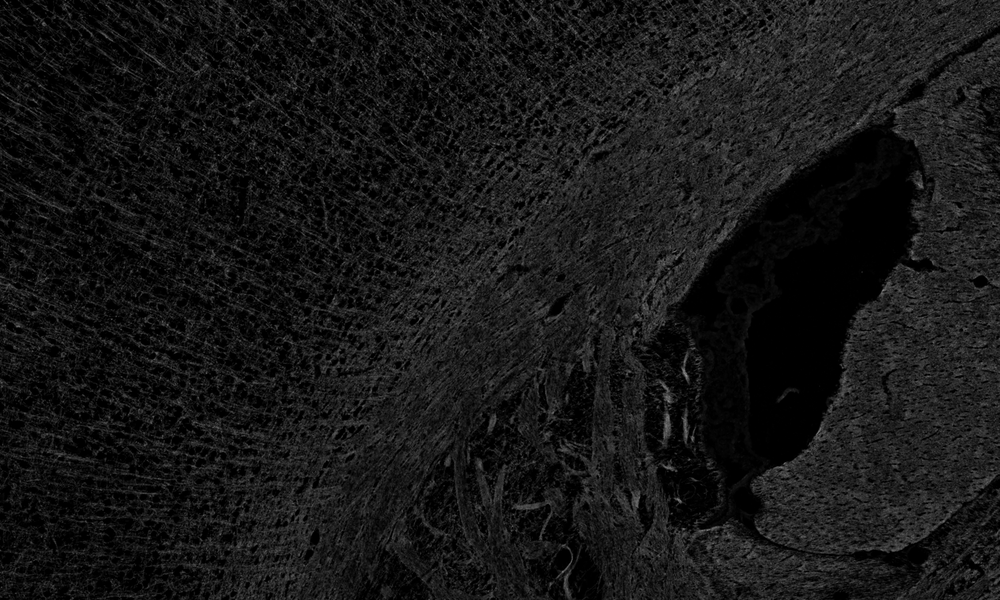
%> input picture s1_channel2.tif, 1000 x 600 px, shrunk from 1500 x 900 before the run
$ octave Optional_task1_main.m   (GNU Octave 9; MATLAB toolbox functions it lacks are replaced by stand-ins)
%> lines starting %> are read from the running program, lines starting %| are printed output that depends on the picture
%input data
data2 = imread("s1_channel2.tif");
%> data2 is the input picture: size 600x1000 uint8; min 0, max 145, mean 22.7
imshow(data2);
data2=mat2gray(data2);
%> data2: size 600x1000 double

% choose type of thresholding (hard or soft)
type = 's';


% apply 2-level DWT2D (for 2D images)
[cA1, cH1, cV1, cD1] = dwt2(data2, 'coif3'); % level - 1
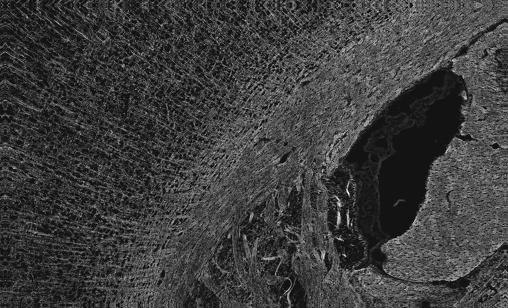
%> cA1: size 308x508 double; min -0.143, max 1.73, mean 0.313; drawn with min black and max white
[cA2, cH2, cV2, cD2] = dwt2(cA1, 'coif3'); % level - 2
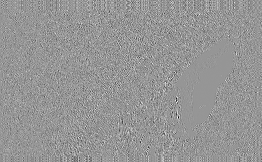
%> cV2: size 162x262 double; min -1.21, max 0.846, mean -0.000327; drawn with min black and max white


%% LEVEL - 2

% the threshold value for the wavelet coefficients of LL_2
thr3 = 0.54;

% amplify high frequency coefficients and suppress low frequency coefficients
cA2(abs(cA2)<thr3) = cA2(abs(cA2)<thr3)*2.;
cA2(abs(cA2)>=thr3) = cA2(abs(cA2)>=thr3)/2.;
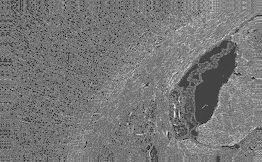
%> cA2: size 162x262 double; min -0.498, max 1.4, mean 0.388; drawn with min black and max white

% the threshold value for the wavelet coefficients of LH_2, HL_2, HH_2
thr2 = 0.1;

% amplify high frequency coefficients and suppress low frequency coefficients
cH2(abs(cH2)<thr2) = cH2(abs(cH2)<thr2)*2;
cH2(abs(cH2)>=thr2) = cH2(abs(cH2)>=thr2)/2.;
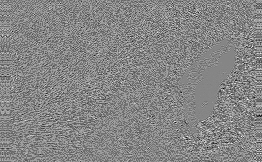
%> cH2: size 162x262 double; min -0.422, max 0.382, mean 0.000612; drawn with min black and max white

cV2(abs(cV2)<thr2) = cV2(abs(cV2)<thr2)*2;
cV2(abs(cV2)>=thr2) = cV2(abs(cV2)>=thr2)/2.;

cD2(abs(cD2)<thr2) = cD2(abs(cD2)<thr2)*2;
cD2(abs(cD2)>=thr2) = cD2(abs(cD2)>=thr2)/2.;
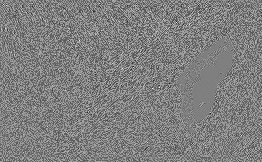
%> cD2: size 162x262 double; min -0.304, max 0.303, mean -0.000309; drawn with min black and max white

Y_cH2 = cH2;
Y_cV2 = cV2;
Y_cD2 = cD2;

%% LEVEL - 1

% the threshold value for the wavelet coefficients of LH_1, HL_1, HH_1
thr1 = 0.05;

% amplify high frequency coefficients and suppress low frequency coefficients
cH1(abs(cH1)<thr1) = cH1(abs(cH1)<thr1)*2;
cH1(abs(cH1)>=thr1) = cH1(abs(cH1)>=thr1)/2.;

cV1(abs(cV1)<thr1) = cV1(abs(cV1)<thr1)*2;
cV1(abs(cV1)>=thr1) = cV1(abs(cV1)>=thr1)/2.;

cD1(abs(cD1)<thr1) = cD1(abs(cD1)<thr1)*2;
cD1(abs(cD1)>=thr1) = cD1(abs(cD1)>=thr1)/2.;
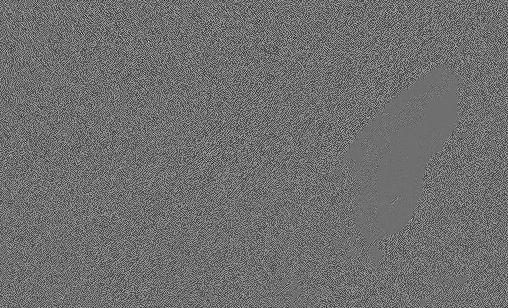
%> cD1: size 308x508 double; min -0.119, max 0.153, mean 5.77e-06; drawn with min black and max white

Y_cH1 = cH1;
Y_cV1 = cV1;
Y_cD1 = cD1;


%% wavelet reconstruction

% apply inverse discrete wavelet transform on all levels
Y_cA1 = idwt2(cA2, Y_cH2, Y_cV2, Y_cD2, 'coif3');
Y_cA = idwt2(Y_cA1, Y_cH1, Y_cV1, Y_cD1, 'coif3');
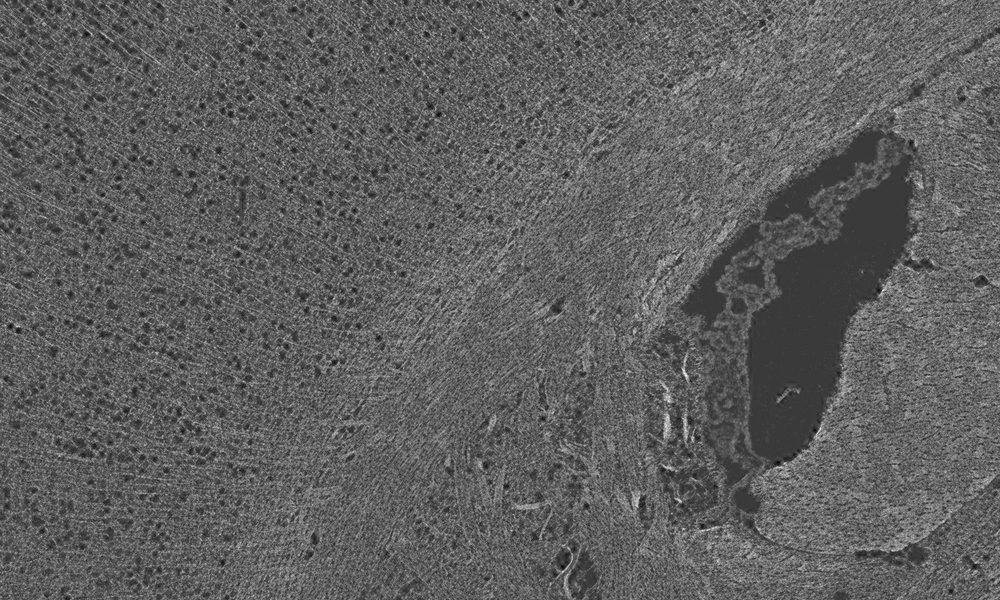
%> Y_cA: size 600x1000 double; min -0.154, max 0.515, mean 0.097; drawn with min black and max white
data2_sharpen = Y_cA;


%plot original and sharpened image
subplot(2,1,1);
imagesc(data2);
title('Original image')
colormap(gray);


subplot(2,1,2);
imagesc(data2_sharpen)
title('Sharpened image')
colormap(gray);

$ run again, with s1_channel4.tif copied over s1_channel2.tif
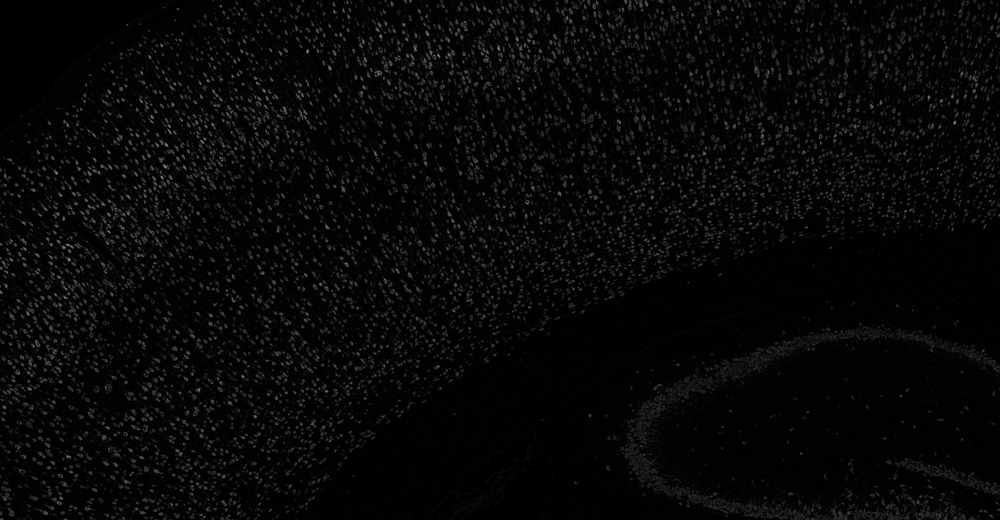
%> input picture s1_channel4.tif, 1000 x 520 px, shrunk from 2500 x 1300 before the run
%> data2 is the input picture: size 520x1000 uint8; min 0, max 157, mean 7.5
%> data2: size 520x1000 double
%> `cD2(abs(cD2)>=thr2) = cD2(abs(cD2)>=thr2)/2.;`:
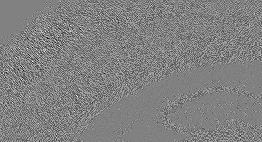
%> cD2: size 142x262 double; min -0.311, max 0.303, mean 0.000232; drawn with min black and max white
%> `Y_cA = idwt2(Y_cA1, Y_cH1, Y_cV1, Y_cD1, 'coif3');`:
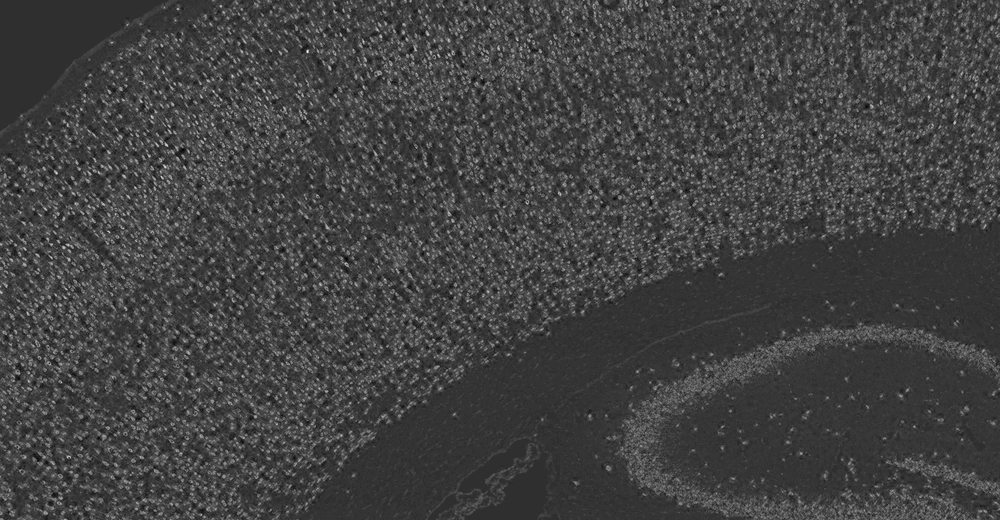
%> Y_cA: size 520x1000 double; min -0.128, max 0.56, mean 0.0526; drawn with min black and max white
